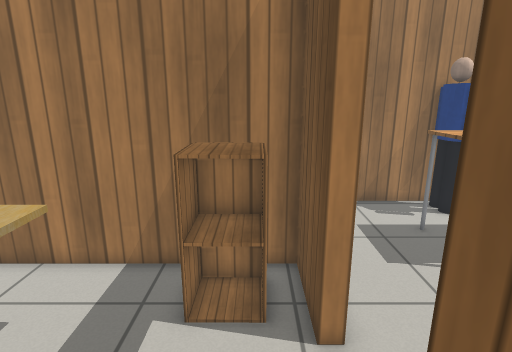
[1] (above)

20 first-person views from a walk through a robot-simulator world made for Gazebo. The camera is 1.3 m above the floor, tilts 14° down and sees 80° across. The lines on the ground mark 1 m squares. The floor is counted in squares, 0.25 m on a side. Each view is taken from the middle of a square. On the plan, view 1 faces up. The plan holds only what a view shows up to about 20 squares ahead; the rest is blank. The place goes on beyond the plan. Robots are left out. Gazebo's built-in surfaces are drawn with simple patterns. Some stock models are drawn as simple stand-ins.

[2]
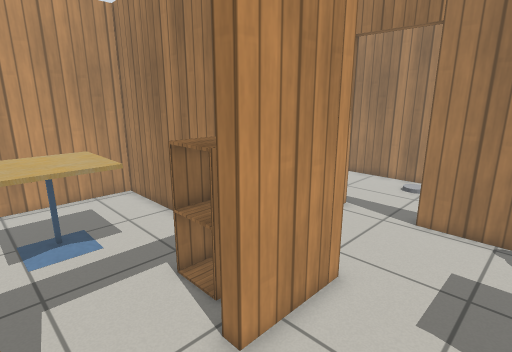

[3]
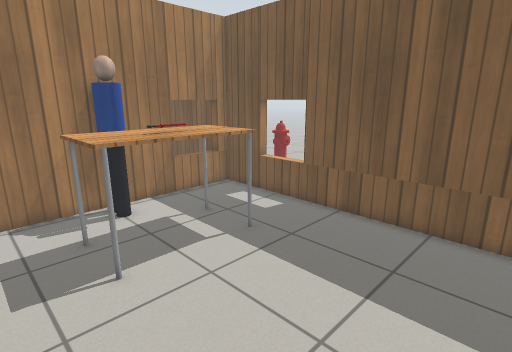

[4]
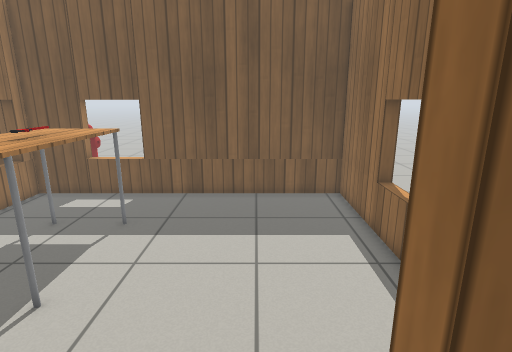

[5]
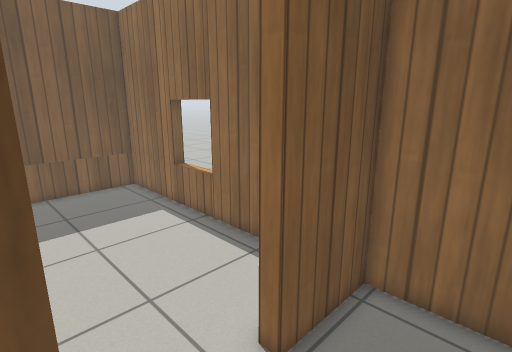

[6]
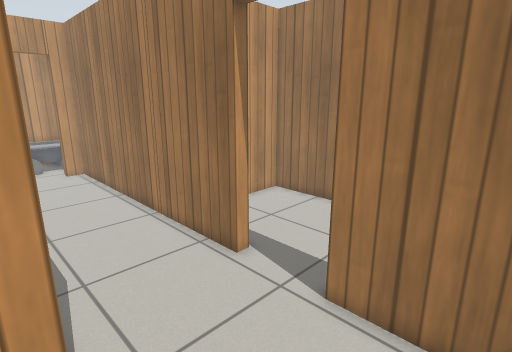

[7]
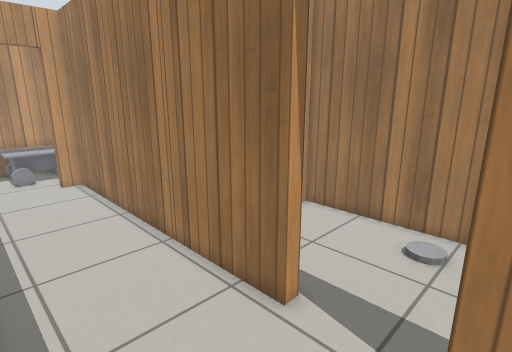

[8]
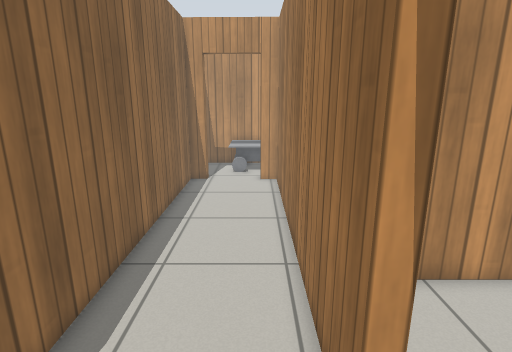

[9]
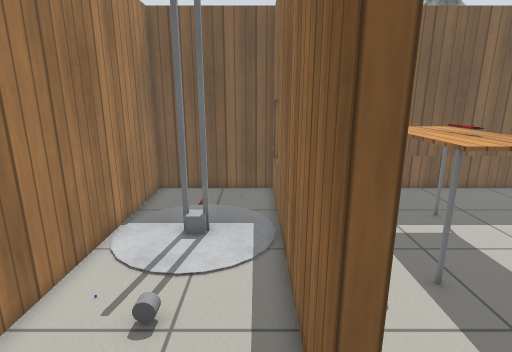

[10]
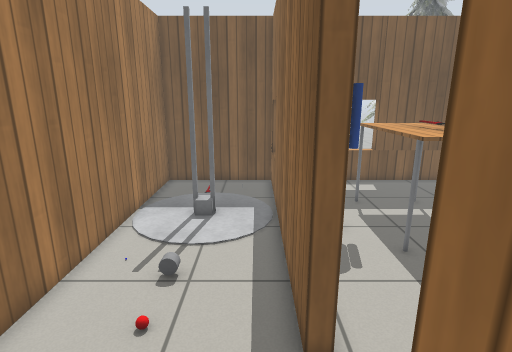

[11]
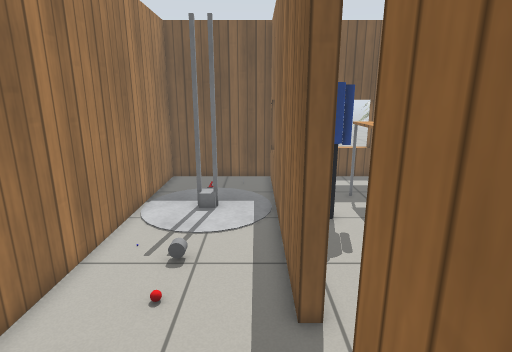

[12]
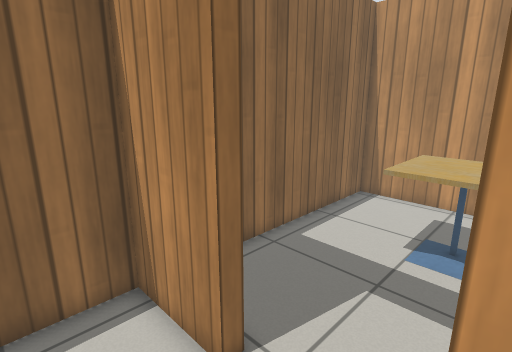

[13]
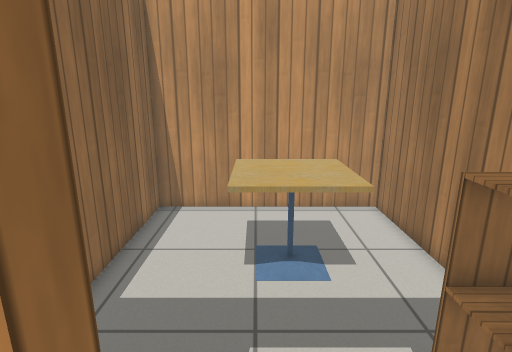

[14]
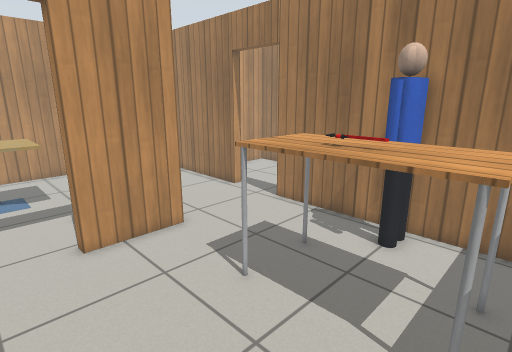

[15]
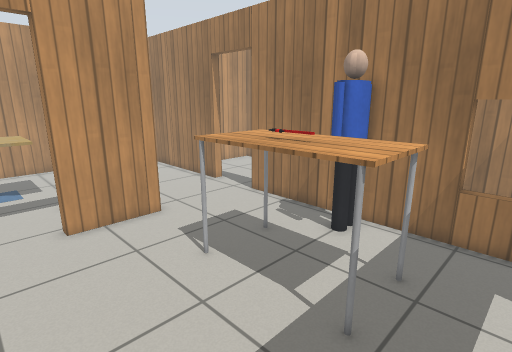

[16]
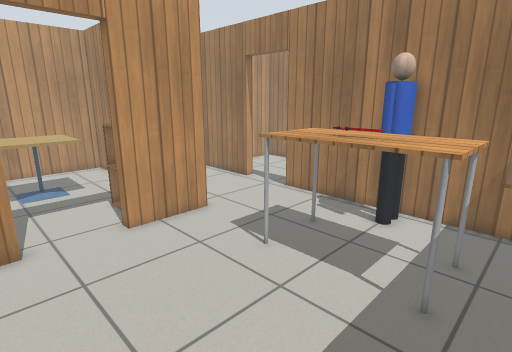

[17]
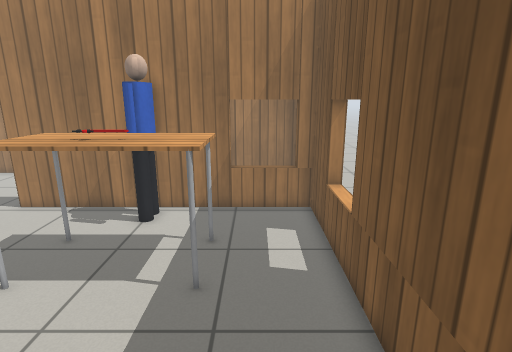

[18]
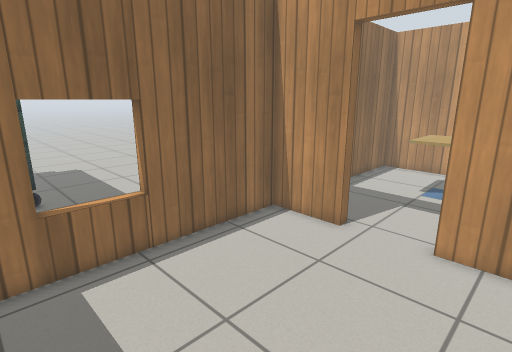

[19]
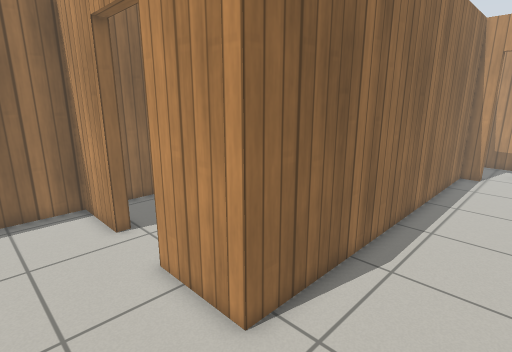

[20]
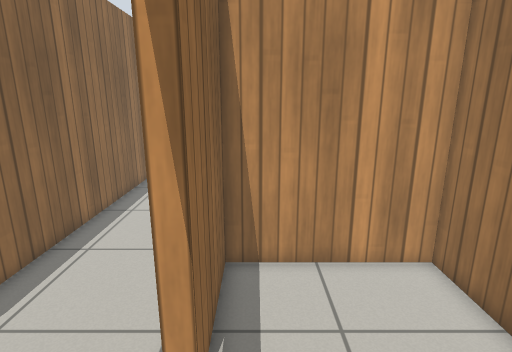

### Floor plan
Points are (right, up) in squares from view 1. A wall is a line through its corners. A room is listed if a view was taken in it or the views show most of it. See-through windows are left out.
Room 1 (views 1, 4, 5)
walls: (1.3, 5.6) (1.3, 9) (-11.5, 9) (-11.5, -1.8) (1.3, -1.8) (1.3, 2)
ways out: open door at (1.6, 3.7) to room 2
objects: cafe table (-8, 2) to (-4, 6); cabinet (-2, 6) to (0, 8)
Room 2 (views 2, 3, 6, 7, 8, 12, 13, 14, 15, 16, 17, 18, 19)
walls: (1.9, 2) (1.9, -1.8) (16.7, -1.8) (16.7, 15.4) (2.2, 15.4) (2.2, 16); (-1.4, 16) (-1.4, 15.4) (-17.9, 15.4) (-18, 14.3); (-18, 10.7) (-18.1, 9.6) (1.9, 9.6) (1.9, 5.6)
ways out: open door at (1.6, 3.7) to room 1; open door at (0.5, 16) to room 3; open door at (-18.2, 12.4)
objects: table (7, 9) to (13, 12); person (9, 13) to (10, 15)
Room 3 (views 9, 10, 11, 20)
walls: (2.2, 16) (16.7, 16) (16.7, 22.8) (-6.1, 22.8) (-6.1, 16) (-1.4, 16)
ways out: open door at (0.5, 16) to room 2
objects: red ball (3, 20); grey cylinder (5, 20); other object (10, 19) to (10, 20)

Where each view was taken, in squares from view 1:
view 1: 0 up, 0 right, facing up
view 2: 2 up, 6 right, facing up-left
view 3: 0 up, 4 right, facing up-right
view 4: 3 up, 0 right, facing right
view 5: 6 up, 2 left, facing down-right
view 6: 9 up, 6 right, facing up-left
view 7: 10 up, 3 right, facing up-left
view 8: 14 up, 2 right, facing left
view 9: 17 up, 1 left, facing right
view 10: 17 up, 3 left, facing right
view 11: 17 up, 4 left, facing right
view 12: 6 up, 5 right, facing down-left
view 13: 3 up, 3 right, facing left
view 14: 3 up, 13 right, facing up-left
view 15: 3 up, 15 right, facing up-left
view 16: 1 up, 14 right, facing up-left
view 17: 1 up, 14 right, facing up
view 18: 8 up, 13 right, facing down-left
view 19: 14 up, 6 right, facing down-left
view 20: 17 up, 3 right, facing left
